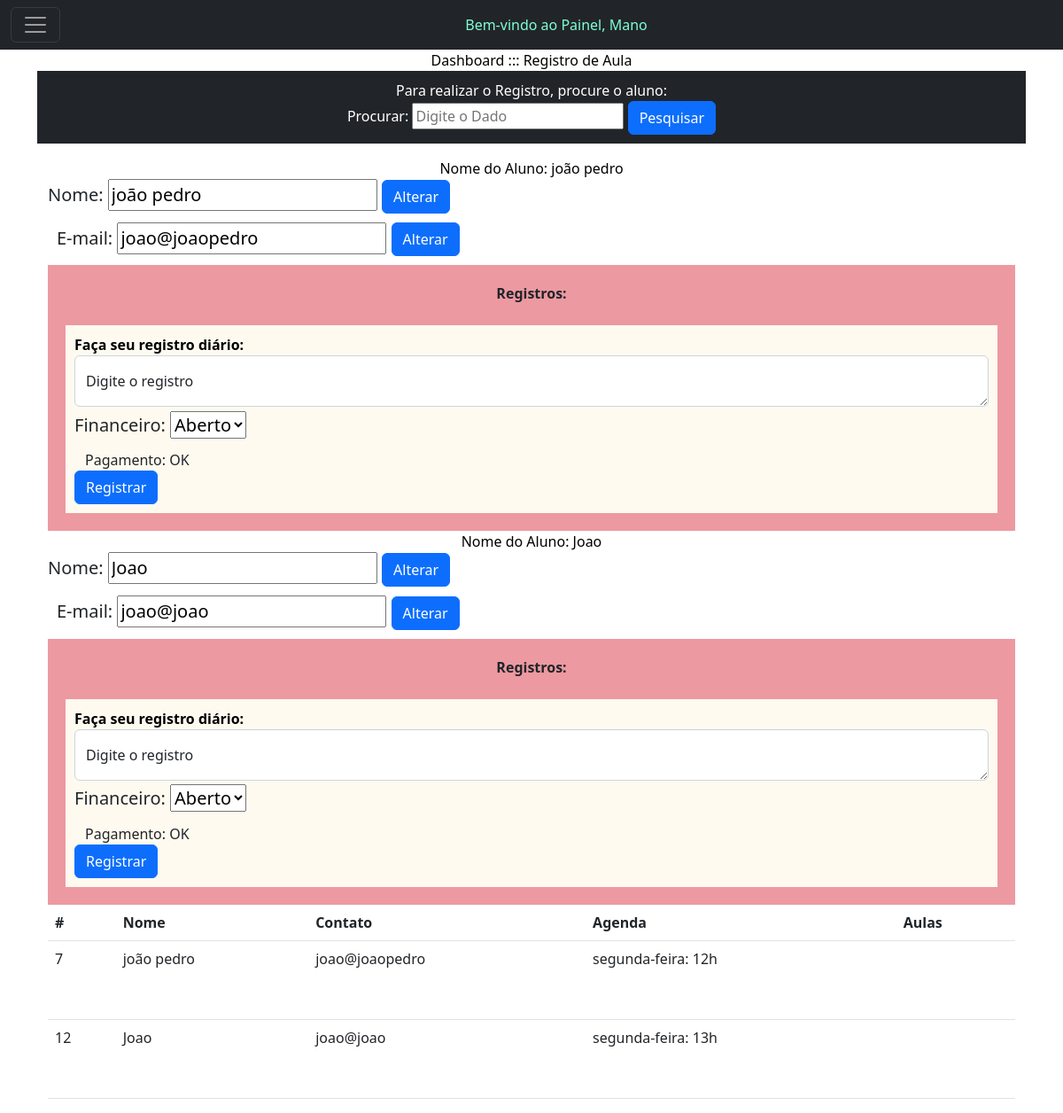
The app's page /aula.php?busca=Joao (signed in), older data.
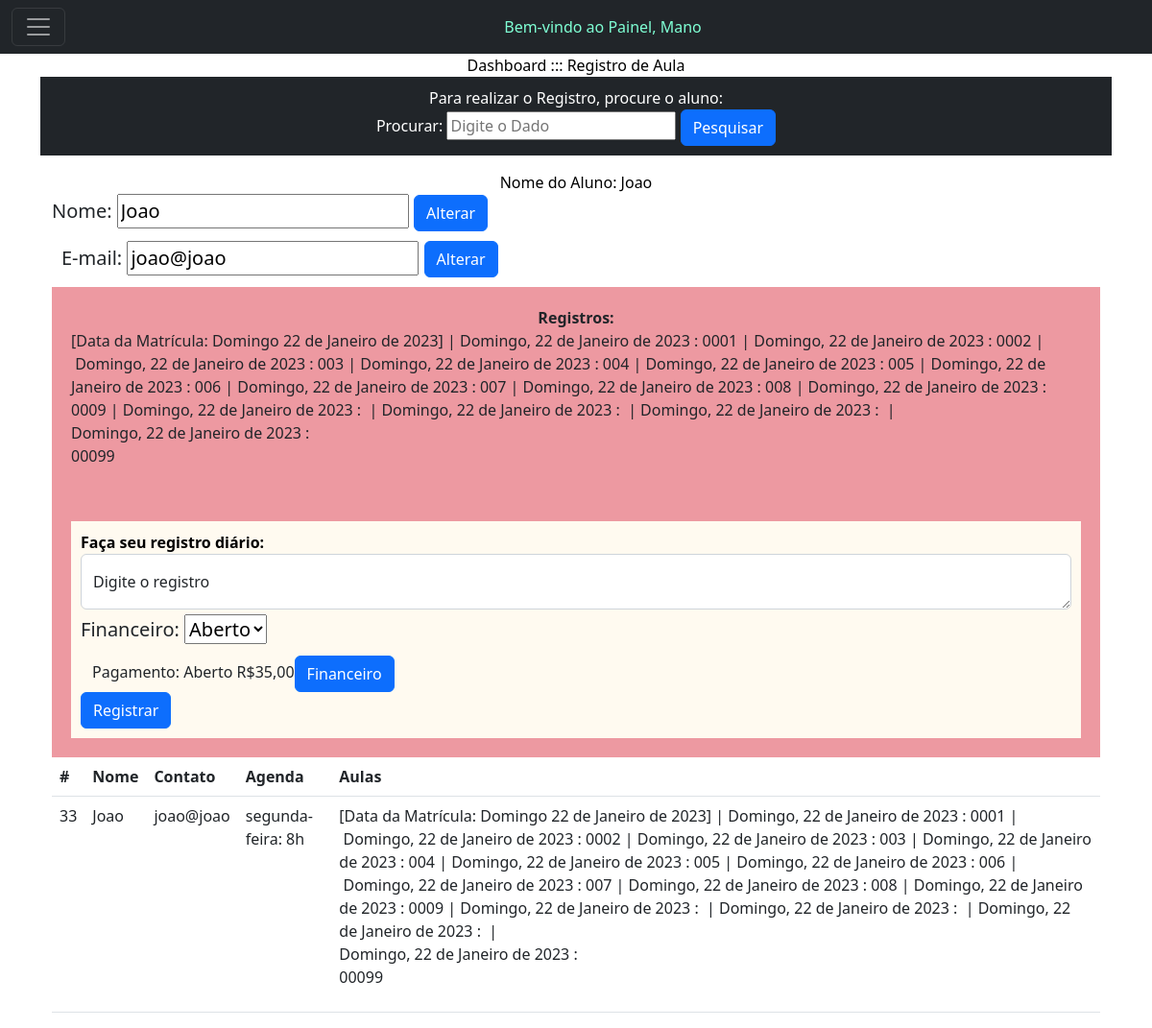
The same page, newer data.
### tables this page shows
CREATE TABLE `usuarios` (
  `id` int(11) NOT NULL,
  `nome` varchar(140) NOT NULL,
  `fone` varchar(20) NOT NULL,
  `responsavel` varchar(140) NOT NULL,
  `endereco` varchar(150) NOT NULL,
  `email` varchar(140) NOT NULL,
  `data_nasc` date NOT NULL,
  `tipo` varchar(20) NOT NULL,
  `agenda` varchar(150) NOT NULL,
  `senha` varchar(16) NOT NULL,
  `aulas` longtext NOT NULL,
  `matricula` varchar(100) NOT NULL,
  `financeiro_aberto` varchar(500) NOT NULL,
  `financeiro_pago` varchar(500) NOT NULL,
  `valor_aula` varchar(20) NOT NULL,
  `divida_ativa` varchar(20) NOT NULL,
  `divida_paga` varchar(20) NOT NULL
);

### aula.php (the view, shortened to what this page needs)
 <?php
include('conexao.php');
?>
<!doctype html>
<html lang="pt-br">
<head>
  <link href="https://cdn.jsdelivr.net/npm/bootstrap@5.2.1/dist/css/bootstrap.min.css" rel="stylesheet"
>
<?php include('nav.php'); ?>
<body>
<main>
    <div class="container">
    <p class="text-center m-auto" style="color: black;">Dashboard ::: Registro de Aula</p>
    <div class="bg-dark text-bg-success">
  <div class="container text-center m-auto" style="padding: 10px;">
  <label>Para realizar o Registro, procure o aluno:</label><br>
<form action="">
  <label>Procurar:</label>
    <input name="busca" placeholder="Digite o Dado" type="text">
    <button class="btn btn-primary" type="submit" role="button">Pesquisar</button>
</form></div></div>
<div class="container">
<table class="table" border="1">
<table class="table">
  <thead>
    <tr>
      <th scope="col">#</th>
      <th scope="col">Nome</th>
      <th scope="col">Contato</th>
      <th scope="col">Agenda</th>
      <th scope="col">Aulas</th>
    </tr>
  </thead>
  <tbody>
  <?php
  if (!isset($_GET['busca'])) {
    ?>
  <tr>
      <th scope="row">#</th>
      <td colspan="3">Digite para pesquisar</td>
    </tr>
    <?php
} else {
  $pesquisa = $mysqli->real_escape_string($_GET['busca']);
$sql_code = "SELECT *
FROM usuarios
WHERE nome LIKE '%$pesquisa%'
OR tipo LIKE '%$pesquisa%'
OR agenda LIKE '%$pesquisa%'
OR aulas LIKE '%$pesquisa%'
OR financeiro_aberto LIKE '%$pesquisa%'
OR financeiro_pago LIKE '%$pesquisa%'
OR valor_aula LIKE '%$pesquisa%'
OR divida_ativa LIKE '%$pesquisa%'
OR divida_paga LIKE '%$pesquisa%'";
$sql_query = $mysqli->query($sql_code) or die("Error ao consultar" . $mysqli->error);
if ($sql_query->num_rows == 0) {
  ?>
  <tr>
  <th scope="row">1</th>
  <td colspan="3">Resultados NÃO encontrados...</td>
</tr>
<?php
} else {
while($dados = $sql_query->fetch_assoc()){
  ?>
  <tr>
    <td><?php echo $dados['id']; ?></td>
    <td><?php echo $dados['nome']; ?></td>
    <td><?php echo $dados['email']; ?></td>
    <td><?php echo $dados['agenda']; ?></td>
    <td><?php echo $dados['aulas']; ?></td>
</div>
    <p class="text-center m-auto" style="color: black;">Nome do Aluno: <?php echo $dados['nome']; ?></p>
        <form action="processar_nome.php" method="POST">
          <div class="d-flex flex-row align-items-center justify-content-center justify-content-lg-start">
          <p class="lead fw-normal mb-0 me-3">
          <label>Nome:</label>
          <input type="text" name="nome" placeholder="" value="<?php echo $dados['nome']; ?>">
            <button class="btn btn-primary" type="submit">Alterar</button>
        </p></div>
    </form>
    <form action="processar_email.php" method="POST">
          <div class="d-flex flex-row align-items-center justify-content-center justify-content-lg-start" style="padding: 10px;">
          <p class="lead fw-normal mb-0 me-3">
          <label>E-mail:</label>
          <input type="text" name="email" placeholder="" value="<?php echo $dados['email']; ?>">
            <button class="btn btn-primary" type="submit">Alterar</button>
        </p></div>
    </form>
    <div class="container bg-opacity-50 bg-danger" style="padding: 20px;">
    <form action="processar_aula.php" method="POST">
                <p class="text-center fw-bold m-auto">Registros:</p>
  <label><?php echo $dados['aulas']; ?></label><br>
  <div class="container-fluid" style="padding: 10px; background-color: floralwhite;">
  <p class="leal fw-bold mb-0 me-3" style="color: black;">Faça seu registro diário:</p>
  <div class="form-floating">
  <textarea class="form-control" placeholder="Registro diário" id="floatingTextarea" name="reg_aula"></textarea>
  <label for="floatingTextarea">Digite o registro</label>
  <div class="d-flex flex-row align-items-center justify-content-center justify-content-lg-start">
           <p class="lead fw-normal mb-2 me-3">
          <label>Financeiro:
          <select name="financeiro_new" id="financeiro_new">
            <option value="1">Aberto</option>
          </select>
</label>
        </p><br><br></div>
<div class="container">
  <div class="row">
<label>Pagamento:
<?php
if($dados['divida_ativa'] >= 1){
              echo "Aberto R$";
              echo $dados['divida_ativa'];
              echo ",00";
              ?><a class="btn btn-primary" href="financeiro.php?busca=<?php echo $dados['nome'];?>" role="button">Financeiro</a>
              <?php
}if($dados['divida_ativa'] == 0){
              echo "OK";
}else{
}
?></label>
</div>
</div>
  <button class="btn btn-primary" type="submit">Registrar</button></form></div>
</div>
  </tr>
  <?php
}
} ?>
<?php
}
  ?></div>
  </main>
</body>
</html>

Row changes from the older to the newer data that the page shows:
removed usuarios: id "7", nome "joão pedro", email "joao@joaopedro", agenda "segunda-feira: 12h", shows "OK"
removed usuarios: id "12", nome "Joao", email "joao@joao", agenda "segunda-feira: 13h", shows "OK"
added usuarios: id "33", nome "Joao", email "joao@joao", agenda "segunda-feira: 8h", aulas "[Data da Matrícula: Domingo 22 de Janeiro de 2023] | Domingo, 22 de Janeiro de 2023 : 0001 | Domingo, 22 de Janeiro de 2023 : 0002 | Domingo, 22 de Janeiro de 2023 : 003 | Domingo, 22 de Janeiro de 2023 : 004 | Domingo, 22 de Janeiro de 2023 : 005 | Domingo, 22 de Janeiro de 2023 : 006 | Domingo, 22 de Janeiro de 2023 : 007 | Domingo, 22 de Janeiro de 2023 : 008 | Domingo, 22 de Janeiro de 2023 : 0009 | Domingo, 22 de Janeiro de 2023 : | Domingo, 22 de Janeiro de 2023 : | Domingo, 22 de Janeiro de 2023 : | Domingo, 22 de Janeiro de 2023 : 00099", divida_ativa "35"
